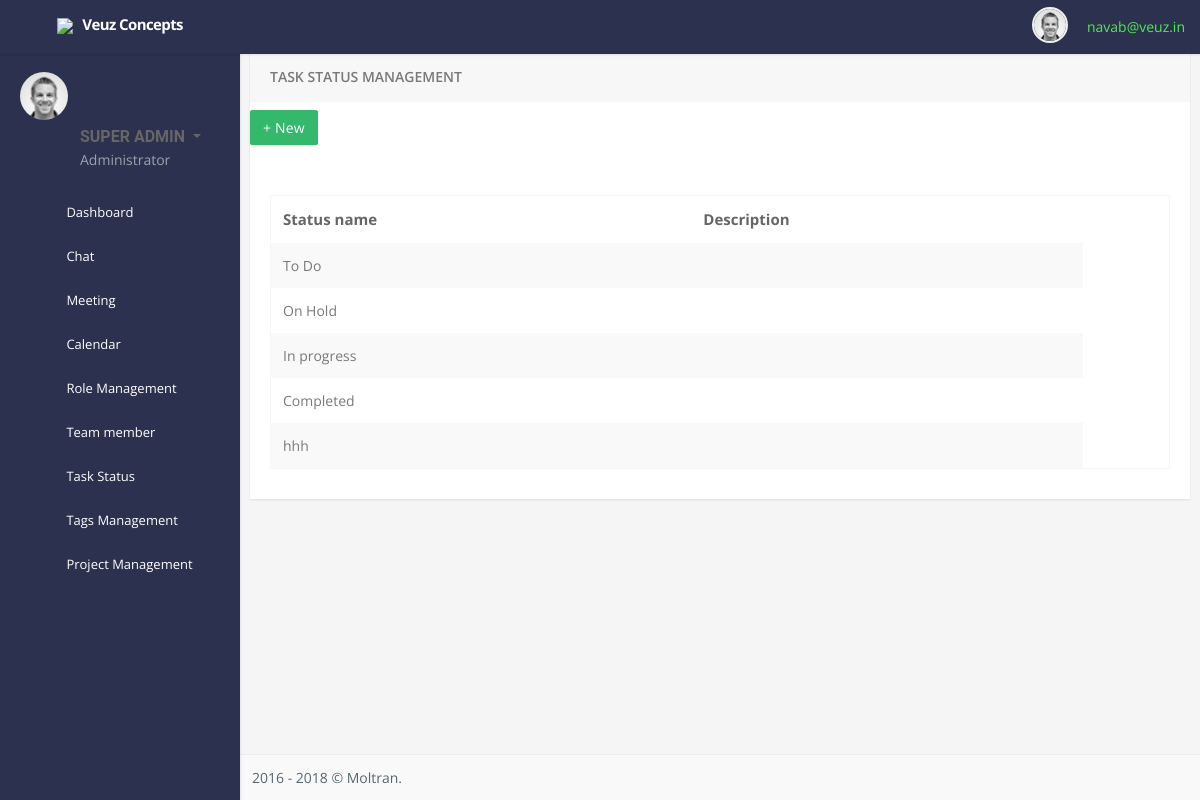
The page /task_status_management (signed in) on the database its author committed.
### my_app/models.py (models this page shows, shortened)
class common_table(models.Model):
    created_by = models.ForeignKey(User, related_name="%(app_label)s_%(class)s_ownership",on_delete=models.CASCADE,null=True)
    created_dt = models.DateField(auto_now=True)
    updated_by =  models.ForeignKey(User, related_name="%(app_label)s_%(class)s_ownership1",on_delete=models.CASCADE,null=True)
    updated_dt = models.DateField(null=True)
    created_tm = models.TimeField(auto_now=True)
    updated_tm = models.TimeField(null=True)
    status = models.CharField(max_length=10, null=True)
    class Meta:
        abstract = True

class status_name_master(common_table):
    active_user_id = models.ForeignKey(User_details,related_name="task_active_userid",on_delete=models.CASCADE,null=True)
    active_auth_user_id = models.ForeignKey(User,related_name="task_active_auth_id",on_delete=models.CASCADE,null=True)
    status_name = models.CharField(max_length=15,null=True)
    status_color = models.CharField(max_length=55,null=True)
    company_id = models.ForeignKey(company_master, on_delete=models.CASCADE,related_name="status_company_id", null=True)

### my_app/views.py (the view)
# urls.py: path('task_status_management',views.task_status_management,name='task_status_management'),
def task_status_management(request):
    user_details_data = User_details.objects.get(auth_user=request.user)
    status_name = status_name_master.objects.filter(company_id=user_details_data.company_id)
    context = {
        "status_name":status_name,
        "user_details_data":user_details_data
    }
    return render(request, 'task_status_management.html',context)

### my_app/templatetags/permissions.py (called while the page is built, shortened)
@register.filter(name='company_nav_perm_check')
def company_nav_perm_check(value,args):
    user_dat = User.objects.get(id=value)
    try:
        user_details = User_details.objects.get(auth_user=user_dat)
    except:
        pass
    st = user_dat.is_superuser
    if st == True:
        if args == "Role" or args == "Team member":
            return False
        else:
            return True
    if user_details.user_type == "company_admin":
        if args == "Role" or args == "Team member":
            return True

### my_app/templates/task_status_management.html (shortened to what this page needs)
{% extends "base.html" %}
{% load static %}
{% block content %}
<div class="col-lg-12 mt-4">
    <div class="card">
        <div class="card-header">
            <h3 class="card-title">Task Status Management</h3>
        </div>
        <div class="m-b-30 mt-2">
            <a href="new_status">
                <button id="addToTable" class="btn btn-success waves-effect waves-light">+ New  </button>
            </a>
        </div>
        <div class="card-body">
            <div class="row">
                <div class="col-md-12 col-sm-12 col-12">
                    <table id="datatable" class="table table-striped table-bordered dt-responsive nowrap" style="border-collapse: collapse; border-spacing: 0; width: 100%;">
                        <thead>
                            <tr>
                                <th>Status name</th>
                                <th>Description</th>
                                <th>
                                </th>
                            </tr>
                        </thead>
                        <tbody>
                            {% for i in status_name %}
                            <tr>
                                <td>{{i.status_name}}</td>
                                <td>
                                </td>
                            </tr>
                            {% endfor %}
                        </tbody>
                    </table>
                </div>
            </div>
        </div>
    </div>
</div>
{% endblock %}

### my_app/templates/base.html (shortened to what this page needs)
<!DOCTYPE html>
<html lang="en">
{% load static %}
{% load permissions %}
<head>
    <link href="{% static 'plugins/sweetalert2/sweetalert2.css' %}" rel="stylesheet" type="text/css">
    <link href="../static/plugins/select2/dist/css/select2.css" rel="stylesheet" type="text/css">
    <link href="../static/plugins/select2/dist/css/select2-bootstrap.css" rel="stylesheet" type="text/css">
    <link href="{% static 'assets/css/bootstrap.min.css' %}" rel="stylesheet" type="text/css" />
    <link href="{% static 'assets/css/icons.css' %}" rel="stylesheet" type="text/css" />
    <link href="{% static 'assets/css/style.css' %}" rel="stylesheet" type="text/css" />
</head>
<body class="fixed-left">
    <div id="wrapper" >
        <div class="topbar">
            <div class="topbar-left">
                <div class="text-center">
                    <a href="index" class="logo">
                        <img style="width: 31%;" src="{% static 'veuz.png' %}">
                       <span>Veuz Concepts </span></a>
                </div>
            </div>
            <nav class="navbar navbar-default">
                <div class="container-fluid">
                    <ul class="list-inline menu-left mb-0">
                        <li class="float-left">
                            <a href="#" class="button-menu-mobile open-left">
                            </a>
                        </li>
                    </ul>
                    <ul class="nav navbar-right float-right list-inline">
                        <li class="dropdown d-none d-sm-block">
                        </li>
                        <li class="d-none d-sm-block">
                        </li>
                        <li class="d-none d-sm-block">
                        </li>
                        <li class="dropdown open">
                            <a href="" class="dropdown-toggle profile" data-toggle="dropdown" aria-expanded="true"><img src="{% static 'assets/images/users/avatar-1.jpg' %}" alt="user-img" class="rounded-circle"> </a>
                            <span class="ms-1 nav-user-name hidden-sm" style="color: rgb(79, 237, 79);">{{request.user}}</span>
                        </li>
                    </ul>
                </div>
            </nav>
        </div>
        <div class="left side-menu">
            <div class="sidebar-inner slimscrollleft">
                <div class="user-details">
                    <div class="pull-left">
                        <img src="{% static 'assets/images/users/avatar-1.jpg' %}" alt="" class="thumb-md rounded-circle">
                    </div>
                    <div class="user-info">
                        <div class="dropdown">
                            <a href="#" class="dropdown-toggle" data-toggle="dropdown" aria-haspopup="true" aria-expanded="false">
                                       SUPER ADMIN
                                </a>
                        </div>
                        <p class="text-muted m-0">Administrator</p>
                    </div>
                </div>
                <div id="sidebar-menu">
                    <ul>
                        <li>
                            <a href="index" class="waves-effect"><span> Dashboard </span></a>
                        </li>
                        <li class="has_sub">
                            <a href="chat" class="waves-effect"><span> Chat </span><span class="pull-right"></span></a>
                        </li>
                        <li>
                            <a href="meeting" class="waves-effect"><span> Meeting </span></a>
                        </li>
                        <li>
                            <a href="calendar" class="waves-effect"><span> Calendar </span></a>
                        </li>
                        {% if request.user.id|company_nav_perm_check:"Role" %}
                        <li>
                            <a href="role_management" class="waves-effect"><span> Role Management</span></a>
                        </li>
                        {% endif %}
                        {% if request.user.id|company_nav_perm_check:"Team member" %}
                        <li>
                            <a href="member_management" class="waves-effect"><span> Team member</span></a>
                        </li>
                        {% endif %}
                        {% if user_details_data.user_type == "company_admin" %}
                        <li>
                            <a href="task_status_management" class="waves-effect"><span> Task Status</span></a>
                        </li>
                        <li>
                            <a href="tags_management" class="waves-effect"><span> Tags Management</span></a>
                        </li>
                        {% endif %}
                        {% if user.is_superuser %}
                            {% else %}
                        <li class="has_sub">
                            <a href="project_management" class="waves-effect"><span> Project Management </span><span class="pull-right"></span></a>
                        </li>
                        {% endif %}
                    </ul>
                </div>
            </div>
        </div>
        <div class="content-page">
            <div class="content">
                {% block content %}
                {% endblock %}
            </div>
            <footer class="footer text-right" style="padding: 12px 12px!important">
                2016 - 2018 © Moltran.
            </footer>
        </div>
    </div>
</body>
</html>

### rows shown on the page
status_name_master: status_name "To Do"
status_name_master: status_name "On Hold"
status_name_master: status_name "In progress"
status_name_master: status_name "Completed"
status_name_master: status_name "hhh"

### other values the page prints
{{ request.user }} "navab@veuz.in"
